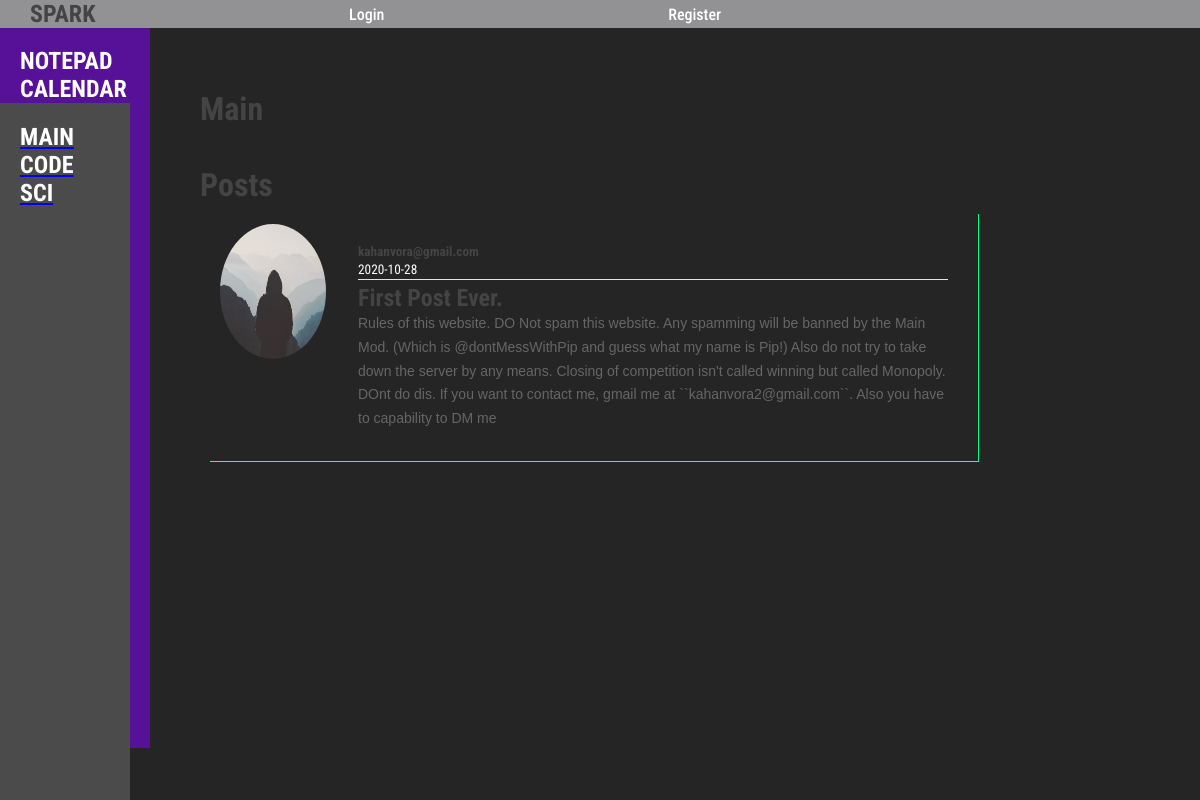
The page /home on the database its author committed.
### flaskblog/models.py (models this page shows, shortened)
class Group(db.Model):
    id = db.Column(db.Integer(), primary_key=True)
    name = db.Column(db.String(10000000000000000000000))
    group_id = db.Column(db.String(50), default=str(secrets.token_hex(8)))
    members = db.relationship('User', backref='member', lazy=True)
    def __repr__(self):
        return (f"<Group>{self.id}")

class Post(db.Model):
    id = db.Column(db.Integer, primary_key=True)
    title = db.Column(db.String(10000000000000000000000), nullable=False)
    date_posted = db.Column(db.DateTime, nullable=False, default=datetime.utcnow)
    content = db.Column(db.Text, nullable=False)
    user_id = db.Column(db.Integer, db.ForeignKey('user.id'))
    group_id = db.Column(db.Integer)

class User(db.Model, UserMixin):
    id = db.Column(db.Integer(), primary_key=True)
    password = db.Column(db.String(30), nullable=False)
    email = db.Column(db.String(30), nullable=False)
    image_file = db.Column(db.Text, nullable=False, default='default.jpg')
    group = db.Column(db.Integer, db.ForeignKey('group.id'))
    posts = db.relationship('Post', backref='author', lazy=True)
    joined_group = db.Column(db.Integer())

### flaskblog/routes.py (the view)
@app.route("/")
@app.route("/home")
def home():
    group = Group.query.filter_by(id=14).first()
    print(group)
    print(group.name)
    name = group.name
    posts = Post.query.all()
    post_for_group = []
    for post in posts:
        if post.group_id == group.id:
            post_for_group.append(post)
    post_for_group.reverse()
    return render_template("home.html", posts=post_for_group, name=name)

### flaskblog/templates/home.html
{% extends "layout.html" %}
{% block content %}
<h1 class="grgn">{{ name }}</h1>
<br><br>
    <h1>Posts</h1>
    {% for post in posts %}
        <article class="grit">
          <div class="grip">
          <img class="gripi" src="{{ url_for('static', filename='profile_pics/' + post.author.image_file) }}">
        </div>
          <div class="grmb">
            <div class="article-metadata">
              <h5 class="mr-2" >{{ post.author.email }}</h5>
              <small class="text-muted">{{ post.date_posted.strftime('%Y-%m-%d') }}</small>
            </div>
            <h2><h2 class="article-title" >{{ post.title }}</hr></h2>
            <p class="article-content">{{ post.content }}</p>
          </div>
        </article>
    {% endfor %}
{% endblock content %}

### flaskblog/static/main.css (style rules this page uses)
body { background: #fafafa; color: #333333; margin-top: 5rem; }
h1, h2, h3, h4, h5, h6 { color: #444444; }
.article-title { color: #444444; }
.article-content { white-space: pre-line; }
.article-metadata { padding-bottom: 1px; margin-bottom: 4px; border-bottom: 1px solid #e3e3e3 }

### flaskblog/templates/layout.html (style rules this page uses)
body { background-color: #252525; color: white; margin: 0px; padding: 0px; font-family: 'Roboto Condensed', sans-serif; box-sizing: border-box; overflow: hidden; }
h1,h2,h3,h4,h5,h6 { margin: 0px; }
p { font-family: sans-serif; font-size: 14px; line-height: 1.7; color: #666666; margin: 0px; }
.grit { display: flex; width: 80%; height: 15%; border-bottom: 1px solid aqua; border-right: 1px solid springgreen; margin: 10px; }
.grip { flex: 1; width: 100px; height: 150px; }
.gripi { margin: 10px; width: 90%; height: 90%; border-radius: 1000%; }
.grmb { flex: 5; padding: 30px; }

### rows shown on the page
Group: name "Main"
Post: image_file (placeholder picture), author.email "kahanvora@gmail.com", date_posted "2020-10-28", title "First Post Ever.", content "Rules of this website. DO Not spam this website. Any spamming will be banned by the Main Mod. (Which is @dontMessWithPip and guess what my name is Pip!) Also do not try to take down the server by any means. Closing of competition isn't called winning but called Monopoly. DOnt do dis. If you want to contact me, gmail me at ``kahanvora2@gmail.com``. Also you have to capability to DM me"
